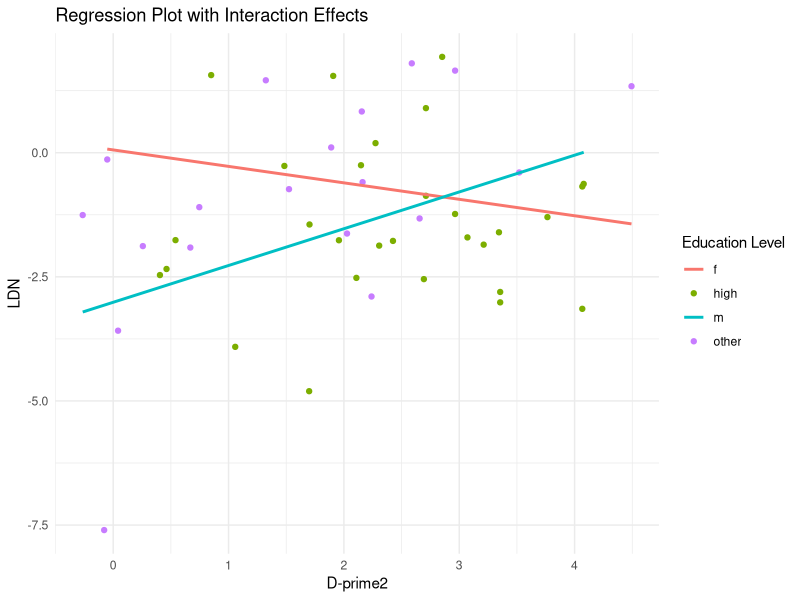
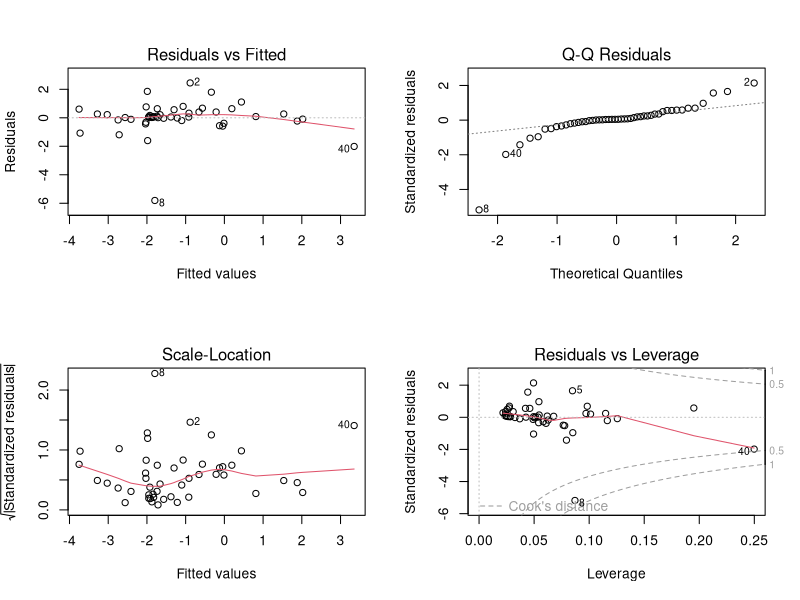

These figures' R source, in order:
#################################################
############## SLRM with LDN ####################
################################################


library(readxl)

dat <- read_excel("table_SLRM.xlsx")

################################################
############# Modeling ########################
################################################

# Main effects

mudel_0 <- lm(ldn~1, data=dat)
summary(mudel_0)

mudel_1 <- lm(ldn~age, data=dat)
summary(mudel_1)

mudel_2 <- lm(ldn~sex, data=dat)
summary(mudel_2)

mudel_3 <- lm(ldn~group, data=dat)
summary(mudel_3)

mudel_4 <- lm(ldn~lang, data=dat)
summary(mudel_4)

mudel_5 <- lm(ldn~int, data=dat)
summary(mudel_5)

mudel_6 <- lm(ldn~d_prime1, data=dat)
summary(mudel_6)

mudel_7 <- lm(ldn~d_prime2, data=dat)
summary(mudel_7)



############################# int with age #########################################


mudel_0 <- lm(ldn~1, data=dat)
summary(mudel_0)


mudel_2 <- lm(ldn~age*sex, data=dat)
summary(mudel_2)

mudel_3 <- lm(ldn~age*group, data=dat)
summary(mudel_3)

mudel_4 <- lm(ldn~age*lang, data=dat)
summary(mudel_4)

mudel_5 <- lm(ldn~age*int, data=dat)
summary(mudel_5)

mudel_6 <- lm(ldn~age*d_prime1, data=dat)
summary(mudel_6)

mudel_7 <- lm(ldn~age*d_prime2, data=dat)
summary(mudel_7)

mudel_8 <- lm(ldn~age*edu, data=dat)
summary(mudel_8)


############################# int with sex #########################################


mudel_0 <- lm(ldn~1, data=dat)
summary(mudel_0)


mudel_3 <- lm(ldn~sex*group, data=dat)
summary(mudel_3)


mudel_4 <- lm(ldn~sex*lang, data=dat)
summary(mudel_4)


mudel_5 <- lm(ldn~sex*int, data=dat)
summary(mudel_5)

mudel_6 <- lm(ldn~sex*d_prime1, data=dat)
summary(mudel_6)


mudel_7 <- lm(ldn~sex*d_prime2, data=dat)
summary(mudel_7)
anova(mudel_0, mudel_7)
AIC(mudel_0, mudel_7) # Smaller model is not better


############################# int with group #########################################


mudel_0 <- lm(ldn~sex*d_prime2, data=dat)
summary(mudel_0)


mudel_4 <- lm(ldn~sex*d_prime2+group*lang, data=dat)
summary(mudel_4)


mudel_5 <- lm(ldn~sex*d_prime2+group*int, data=dat)
summary(mudel_5)

mudel_6 <- lm(ldn~sex*d_prime2+group*d_prime1, data=dat)
summary(mudel_6)
anova(mudel_0, mudel_6)
AIC(mudel_0, mudel_6) # smaller is better

mudel_7 <- lm(ldn~sex*d_prime2+group*d_prime2, data=dat)
summary(mudel_7)
anova(mudel_0, mudel_7)
AIC(mudel_0, mudel_7) # smaller is better

############################# int with lang #########################################


mudel_0 <- lm(ldn~sex*d_prime2, data=dat)
summary(mudel_0)

mudel_5 <- lm(ldn~sex*d_prime2+lang*int, data=dat)
summary(mudel_5)

mudel_6 <- lm(ldn~sex*d_prime2+lang*d_prime1, data=dat)
summary(mudel_6)


mudel_7 <- lm(ldn~sex*d_prime2+lang*d_prime2, data=dat)
summary(mudel_7)


############################# int with int #########################################


mudel_0 <- lm(ldn~sex*d_prime2, data=dat)
summary(mudel_0)

mudel_6 <- lm(ldn~sex*d_prime2+int*d_prime1, data=dat)
summary(mudel_6)


mudel_7 <- lm(ldn~sex*d_prime2+int*d_prime2, data=dat)
summary(mudel_7)


############################# int with d_1 #########################################


mudel_0 <- lm(ldn~sex*d_prime2, data=dat)
summary(mudel_0)


mudel_7 <- lm(ldn~sex*d_prime2+d_prime1*d_prime2, data=dat)
summary(mudel_7)




####################################################
##### Testing model assumptions AFTER MODELING ####
###################################################


# Plotting model effects

# Load necessary libraries
library(ggplot2)

# Fit the linear model
mudel_1 <- lm(ldn ~ d_prime2 * ldn, data = dat)

summary(mudel_1)# Create the plot with points and regression lines
p <- ggplot(dat, aes(x = d_prime2, y = ldn, color = edu)) +
  geom_point() +  # Plot the data points, colored by 'sex'
  labs(title = "Regression Plot with Interaction Effects",
       x = "D-prime2",
       y = "LDN",
       color = "Education Level") +
  theme_minimal() +
  geom_smooth(method = "lm", aes(color = sex), se = FALSE)  

# Print the plot
print(p)

# Distribution of model residuals

shapiro.test(residuals(mudel_1)) # Mudeli jäägid on normaaljaotuses



#### Multicolinearity

library(car)
vif(mudel_1) #ok


# Linear relatsions, homoscedacity, influential points

par(mfrow = c(2, 2))
plot(mudel_1)


